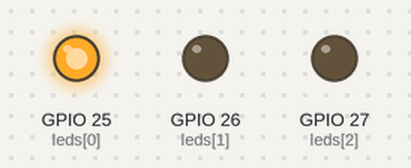
The sketch below on a simulated ESP32. Parts: output pins drawn as LEDs (lit = HIGH).

Above: at 0.07 s.
At 1.42 s:
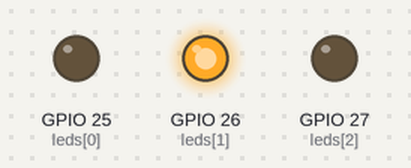
At 2.77 s:
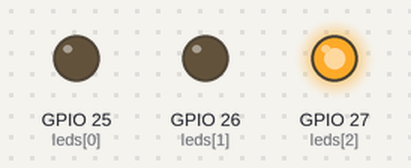
Timing chart, 0 to 3.1 s (numbered marks = the images above):
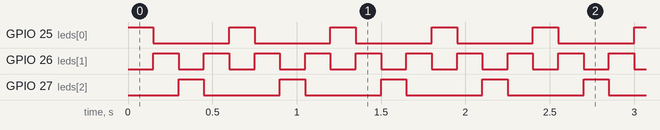

The sketch:

L02_Bounce.ino
```cpp
// Lesson 2 challenge solution: light bounces back and forth

int leds[] = {25, 26, 27};
int speed = 150;

void flash(int pin) {
  digitalWrite(pin, HIGH);
  delay(speed);
  digitalWrite(pin, LOW);
}

void setup() {
  for (int i = 0; i < 3; i++) {
    pinMode(leds[i], OUTPUT);
  }
}

void loop() {
  for (int i = 0; i < 3; i++) {
    flash(leds[i]);
  }
  for (int i = 1; i > 0; i--) {
    flash(leds[i]);
  }
}
```

Measured:
- by itself, GPIO 25 (leds[0]), GPIO 27 (leds[2]): alternates HIGH for 0.15 s and LOW for 0.45 s
- by itself, GPIO 26 (leds[1]): alternates HIGH for 0.15 s and LOW for 0.15 s
- by itself, everything shown: repeats every 0.60 s, in 4 steps
